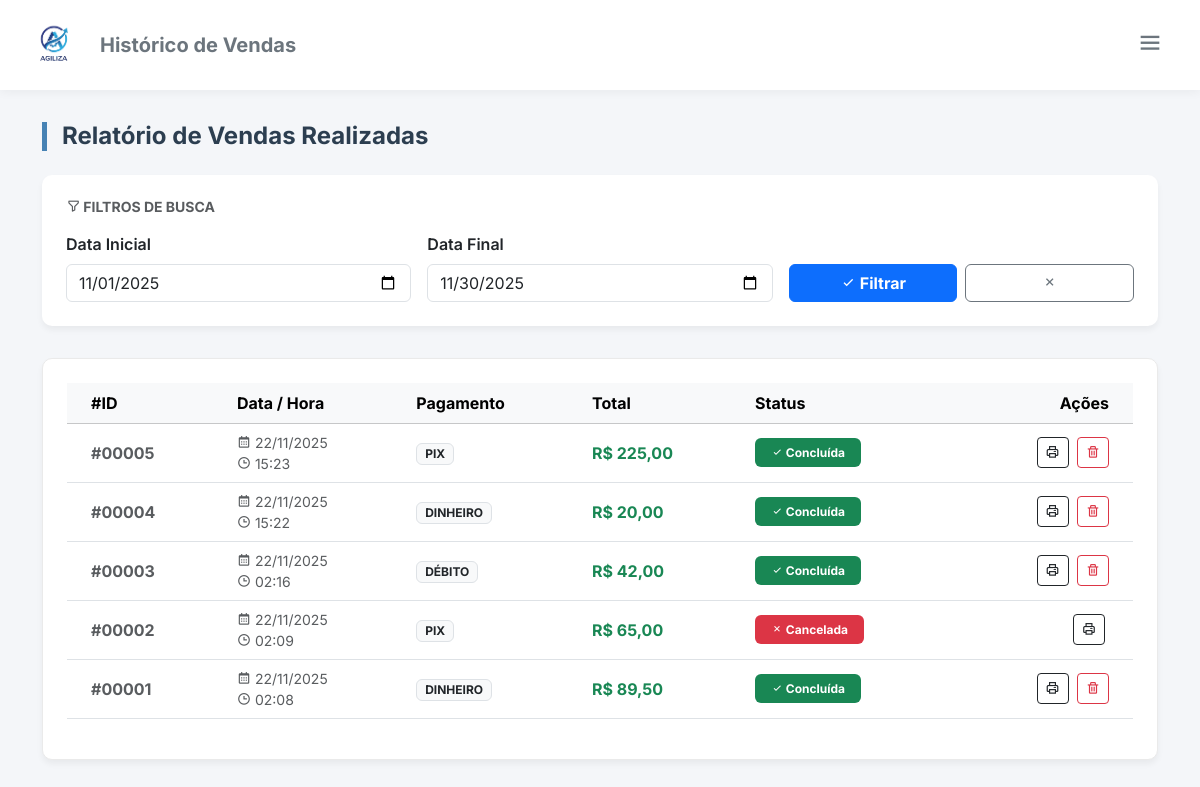
/historico_vendas.php (signed in), run on the app's committed database.
### tables this page shows
CREATE TABLE IF NOT EXISTS `vendas` (
  `id_venda` int NOT NULL AUTO_INCREMENT,
  `data_hora` datetime NOT NULL,
  `valor_total` decimal(10,2) NOT NULL,
  `id_forma_pagamento` int DEFAULT NULL,
  `status` varchar(20) DEFAULT 'pendente',
  `fechamento_caixa_id` int DEFAULT NULL,
  `cliente` varchar(100) NOT NULL DEFAULT '',
  PRIMARY KEY (`id_venda`),
  KEY `fk_venda_pagamento` (`id_forma_pagamento`),
  KEY `idx_fechamento_caixa` (`fechamento_caixa_id`)
);

CREATE TABLE IF NOT EXISTS `forma_pagamento` (
  `id_forma_pagamento` int NOT NULL AUTO_INCREMENT,
  `nome_pagamento` varchar(50) NOT NULL,
  PRIMARY KEY (`id_forma_pagamento`),
  UNIQUE KEY `nome_pagamento` (`nome_pagamento`)
);

### historico_vendas.php (the view, shortened to what this page needs)
<?php
require_once "conexao.php";
$data_inicio = $_GET['data_inicio'] ?? date('Y-m-01');
$data_fim = $_GET['data_fim'] ?? date('Y-m-t');
try {
    $sql = "SELECT v.id_venda, v.data_hora, v.valor_total, v.status, f.nome_pagamento
            FROM vendas v
            LEFT JOIN forma_pagamento f ON v.id_forma_pagamento = f.id_forma_pagamento
            WHERE DATE(v.data_hora) BETWEEN :inicio AND :fim
            ORDER BY v.data_hora DESC";
    $stmt = $conn->prepare($sql);
    $stmt->execute([':inicio' => $data_inicio, ':fim' => $data_fim]);
    $vendas = $stmt->fetchAll(PDO::FETCH_ASSOC);
} catch (PDOException $e) {
    die("Erro ao buscar vendas: " . $e->getMessage());
}
?>
<!DOCTYPE html>
<html lang="pt-br">
<head>
    <link href="https://cdn.jsdelivr.net/npm/bootstrap@5.3.6/dist/css/bootstrap.min.css" rel="stylesheet" />
    <link href="https://unpkg.com/boxicons@2.1.4/css/boxicons.min.css" rel="stylesheet">
    <link rel="stylesheet" href="styles/style_estoque.css" />
</head>
<body>
    <div class="top-bar">
        <div class="d-flex align-items-center gap-3">
            <img src="img/logoagilizasemfundo.png" alt="Logo PDV" style="height: 60px; width: auto;">
            <h5 class="m-0 fw-bold text-secondary d-none d-md-block">Histórico de Vendas</h5>
        </div>
        <div class="dropdown">
            <button class="btn btn-outline-secondary border-0" type="button" data-bs-toggle="dropdown">
                <i class='bx bx-menu fs-3'></i>
            </button>
        </div>
    </div>
    <div class="container main-container">
        <h4 class="page-title">Relatório de Vendas Realizadas</h4>
        <div class="card-filter">
            <h6 class="text-muted mb-3 fw-bold text-uppercase small"><i class='bx bx-filter-alt'></i> Filtros de Busca
            </h6>
            <form method="GET" class="row g-3 align-items-end">
                <div class="col-md-4">
                    <label class="form-label fw-semibold">Data Inicial</label>
                    <input type="date" name="data_inicio" class="form-control"
                        value="<?= htmlspecialchars($data_inicio) ?>" />
                </div>
                <div class="col-md-4">
                    <label class="form-label fw-semibold">Data Final</label>
                    <input type="date" name="data_fim" class="form-control"
                        value="<?= htmlspecialchars($data_fim) ?>" />
                </div>
                <div class="col-md-4 d-flex gap-2">
                    <button type="submit" class="btn btn-primary w-100 fw-bold"><i class='bx bx-check'></i>
                        Filtrar</button>
                    <a href="<?= $_SERVER['PHP_SELF'] ?>" class="btn btn-outline-secondary w-100"
                        title="Limpar Filtros"><i class='bx bx-x'></i></a>
                </div>
            </form>
        </div>
        <div class="table-container">
            <div class="table-responsive">
                <table class="table table-hover align-middle">
                    <thead class="table-light">
                        <tr>
                            <th class="ps-4">#ID</th>
                            <th>Data / Hora</th>
                            <th>Pagamento</th>
                            <th>Total</th>
                            <th>Status</th>
                            <th class="text-end pe-4">Ações</th>
                        </tr>
                    </thead>
                    <tbody>
                        <?php if (count($vendas) > 0): ?>
                            <?php foreach ($vendas as $v): ?>
                                <tr>
                                    <td class="ps-4 fw-bold text-muted">#<?= str_pad($v['id_venda'], 5, '0', STR_PAD_LEFT) ?>
                                    </td>
                                    <td class="text-muted small">
                                        <i class='bx bx-calendar'></i> <?= date('d/m/Y', strtotime($v['data_hora'])) ?> <br>
                                        <i class='bx bx-time'></i> <?= date('H:i', strtotime($v['data_hora'])) ?>
                                    </td>
                                    <td>
                                        <span class="badge bg-light text-dark border">
                                            <?= strtoupper($v['nome_pagamento'] ?? 'OUTROS') ?>
                                        </span>
                                    </td>
                                    <td class="fw-bold text-success">R$ <?= number_format($v['valor_total'], 2, ',', '.') ?>
                                    </td>
                                    <td>
                                        <?php if ($v['status'] == 'finalizada'): ?>
                                            <span class="badge badge-concluida px-3 py-2"><i class='bx bx-check'></i>
                                                Concluída</span>
                                        <?php elseif ($v['status'] == 'cancelada'): ?>
                                            <span class="badge badge-cancelada px-3 py-2"><i class='bx bx-x'></i> Cancelada</span>
                                        <?php else: ?>
                                            <span class="badge bg-secondary"><?= ucfirst($v['status']) ?></span>
                                        <?php endif; ?>
                                    </td>
                                    <td class="text-end pe-4">
                                        <button class="btn btn-sm btn-outline-dark me-1"
                                            onclick="imprimirCupom(<?= $v['id_venda'] ?>)" title="Imprimir Cupom">
                                            <i class='bx bx-printer'></i>
                                        </button>
                                        <?php if ($v['status'] == 'finalizada'): ?>
                                            <button class="btn btn-sm btn-outline-danger"
                                                onclick="cancelarVenda(<?= $v['id_venda'] ?>)" title="Estornar Venda">
                                                <i class='bx bx-trash'></i>
                                            </button>
                                        <?php endif; ?>
                                    </td>
                                </tr>
                            <?php endforeach; ?>
                        <?php endif; ?>
                    </tbody>
                </table>
            </div>
        </div>
    </div>
</body>
</html>

### styles/style_estoque.css (style rules this page uses)
:root { --primary-color: #4682B4; --bg-light: #f4f6f9; --text-dark: #2c3e50; }
body { background-color: var(--bg-light); font-family: 'Inter', sans-serif; }
.top-bar { background-color: #fff; padding: 0.8rem 1.5rem; display: flex; align-items: center; justify-content: space-between; box-shadow: 0 2px 10px rgba(0, 0, 0, 0.05); z-index: 100; height: 90px; }
.main-container { padding-top: 2rem; padding-bottom: 2rem; }
.page-title { font-weight: 700; color: var(--text-dark); margin-bottom: 1.5rem; border-left: 5px solid var(--primary-color); padding-left: 15px; }
.card-filter { background: #fff; border-radius: 10px; box-shadow: 0 4px 6px rgba(0, 0, 0, 0.05); border: none; padding: 1.5rem; margin-bottom: 2rem; }
.table-container { background: #fff; border-radius: 10px; box-shadow: 0 4px 6px rgba(0, 0, 0, 0.05); padding: 1.5rem; border: 1px solid #eaeaea; }
.badge-cancelada { background-color: #dc3545; color: white; }
.badge-concluida { background-color: #198754; color: white; }

### data on the page
vendas: id_venda "00005", data_hora "22/11/2025", data_hora "15:23", id_forma_pagamento.nome_pagamento "PIX", valor_total "225,00", status "finalizada" (drawn)
vendas: id_venda "00004", data_hora "22/11/2025", data_hora "15:22", id_forma_pagamento.nome_pagamento "DINHEIRO", valor_total "20,00", status "finalizada" (drawn)
vendas: id_venda "00003", data_hora "22/11/2025", data_hora "02:16", id_forma_pagamento.nome_pagamento "DÉBITO", valor_total "42,00", status "finalizada" (drawn)
vendas: id_venda "00002", data_hora "22/11/2025", data_hora "02:09", id_forma_pagamento.nome_pagamento "PIX", valor_total "65,00", status "cancelada" (drawn)
vendas: id_venda "00001", data_hora "22/11/2025", data_hora "02:08", id_forma_pagamento.nome_pagamento "DINHEIRO", valor_total "89,50", status "finalizada" (drawn)
